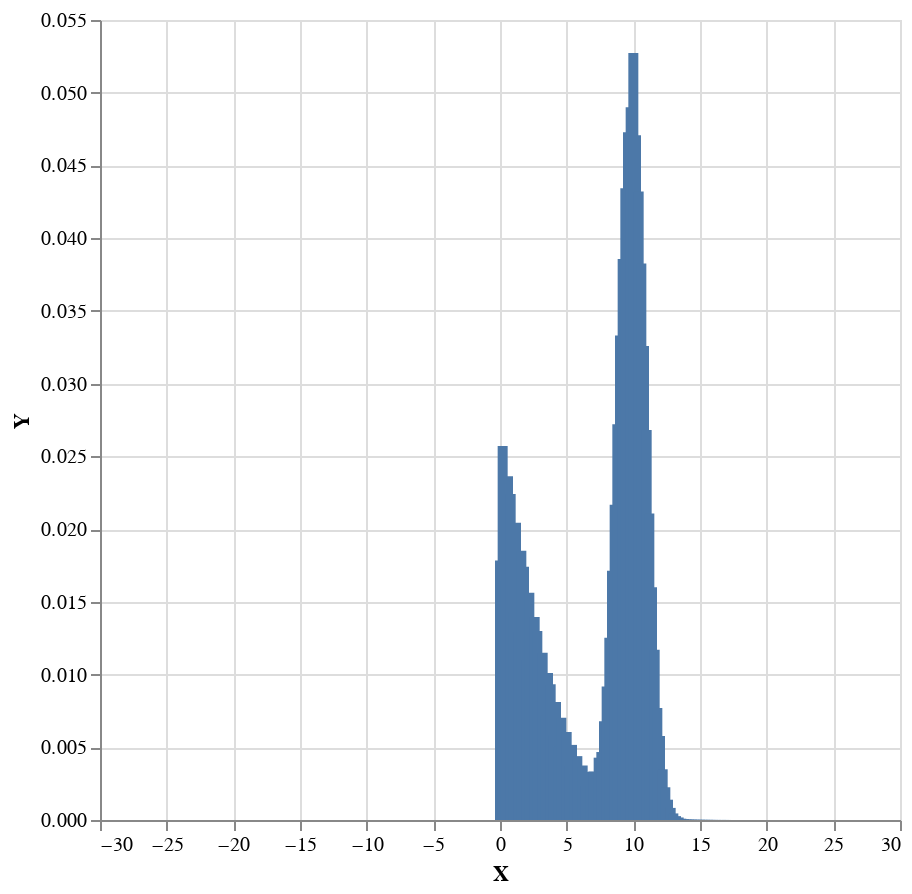

Notebook code for this chart:
### Code cell
model2 :: Measure Real
model2 = do
    p <- bernoulli 0.2
    x <- if p then normal 10 1 else normal (-5) 5
    condition (x > 0)
    return x

plotVega $ histogram 250 0.2 ( model2)

### Figure 1 — Vega-Lite specification as saved in the notebook (floating-point values rounded to 4 significant figures; data arrays with more than 128 entries replaced by an {"elided": "..."} marker saying what was removed)
{"$schema": "https://vega.github.io/schema/vega-lite/v4.json", "data": {"values": {"elided": "250 records"}}, "encoding": {"x": {"field": "X", "type": "quantitative"}, "y": {"field": "Y", "type": "quantitative"}}, "height": 400, "mark": "bar", "width": 400}
